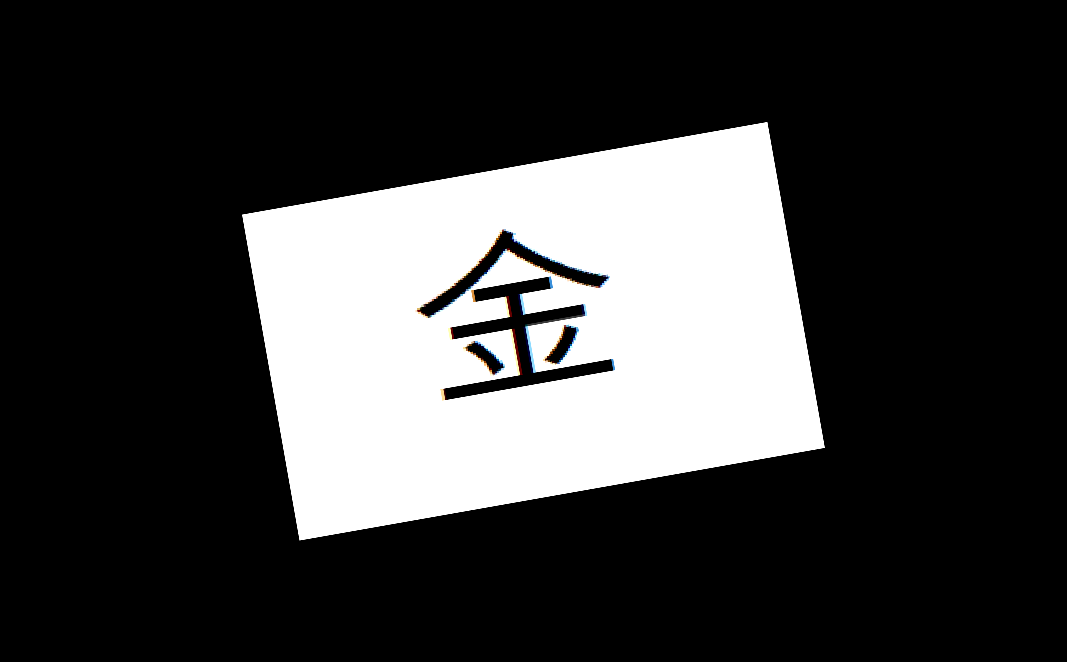
#> input picture 06_Feature_Transform/img/kim_90_warpAffine.png, 1067 x 662 px
$ python c_SIFT_create.py
#> lines starting #> are read from the running program, lines starting #| are printed output that depends on the picture
import numpy as np
import cv2
from matplotlib import pyplot as plt

#이미지
img = cv2.imread("img/kim_90_warpAffine.png", 0)
#> img: shape (662, 1067); min 0, max 255, mean 60.4

#1. 특징점 추출 알고리즘  메소드를 선언
sift = cv2.SIFT_create()  # SIFT를  구성한다.

#2. 추출
res = sift.detect(img)  # 주어진 이미지에서 핵심 포인터를 찾겠다.
#> res = 105 keypoints; strongest (x, y, size): (606, 366, 9.7), (451, 393, 9.7), (458, 332, 9.5), (578, 311, 9.1)

#3. 그리기
img_sift = cv2.drawKeypoints(img, res, None, flags=4)
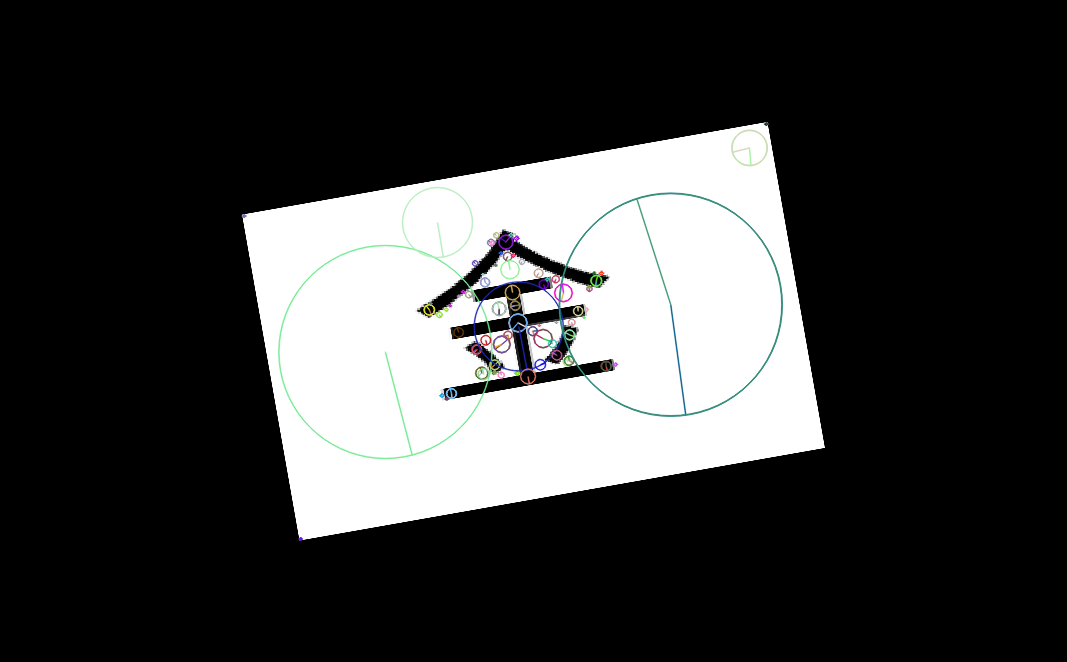
#> img_sift: shape (662, 1067, 3); mean of channels 0, 1, 2 60, 60.1, 59.8; drawn as B, G, R

plt.imshow(cv2.cvtColor(img_sift, cv2.COLOR_BGR2RGB))
plt.title('SIFT Keypoints')
plt.axis('off')
plt.show()
'''
[ WARN:0@3.208]
global shadow_sift.hpp:15 cv::xfeatures2d::SIFT_create DEPRECATED:
cv.xfeatures2d.SIFT_create() is deprecated due SIFT tranfer to the main repository.
'''
